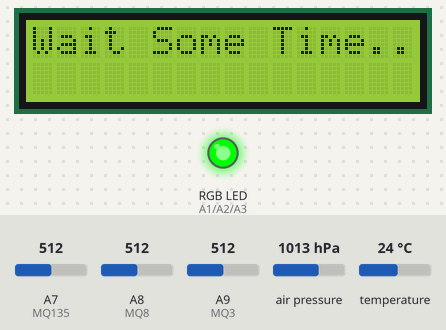
Bench run of a sketch on a simulated Arduino Mega 2560, built with avr-gcc and run on an emulated ATmega2560. On the bench: 16×2 character LCD, an RGB LED mixed from three pins (HIGH = lit). Inputs (shaded band) come from the test bench; at power-on: air pressure 1013 hPa, temperature 24 °C, A7 (MQ135) = 512, A8 (MQ8) = 512, A9 (MQ3) = 512. The modem accepts every AT command (registered, SIM ready, sends succeed) and sends nothing else; what the sketch prints to the serial monitor is not drawn.

Above: at 13.1 s.
At 21.8 s:
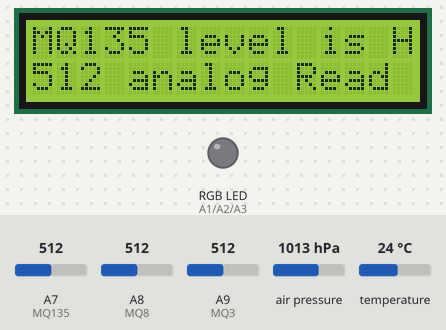
21.9 s: air pressure set to 952 hPa
At 23.3 s:
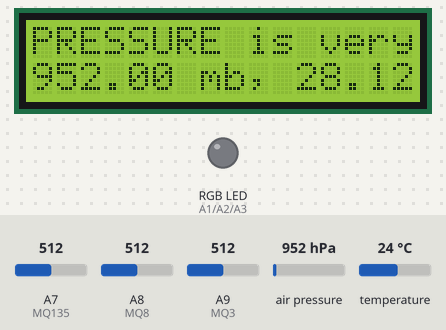
25.5 s: temperature set to 20.4 °C
36.4 s: temperature set to 19.2 °C
At 39.6 s:
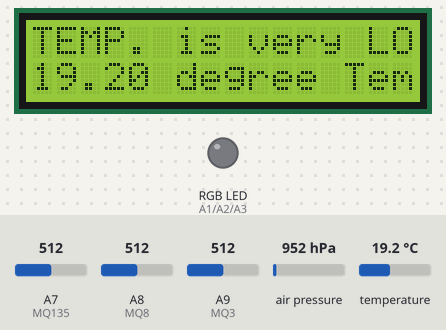
42.2 s: air pressure set to 1000 hPa
At 47.2 s:
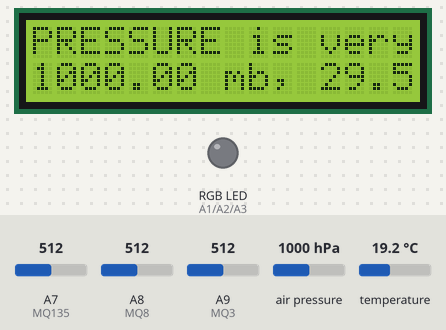
49.1 s: temperature set to 41 °C
54.4 s: air pressure set to 975 hPa
At 55.8 s:
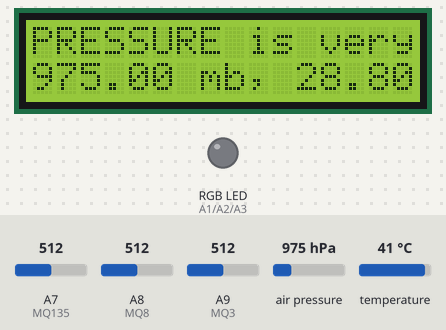
Timing chart, 0 to 71.2 s (numbered marks = the images above; inputs shaded):
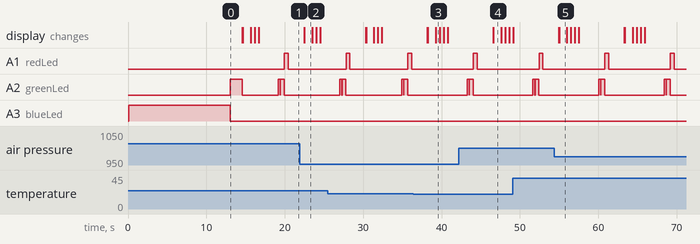

Measured:
- the behaviour switches between 20 and 19.9 °C on temperature (found by bisection; images 2 and 3)
- after the input at 21.9 s, the display: first differs from a run without the input after 0.60 s (image 2)
- after the input at 36.4 s, the display: first differs from a run without the input after 2.8 s (image 3)
- after the input at 42.2 s, the display: first differs from a run without the input after 4.4 s (image 4)
- after the input at 54.4 s, the display: first differs from a run without the input after 0.59 s (image 5)
- by itself, A1 (redLed): alternates HIGH for 0.50 s and LOW for 7.9 s
- what the display in image 2 shows lasts 1.0 s, from 22.5 s to 23.5 s

The sketch:

pressure_mq3_mq8_temp.ino
```cpp
// (licence header left out)
// Your sketch must #include this library, and the Wire library.
// (Wire is a standard library included with Arduino.):

#include <SFE_BMP180.h>
#include <Wire.h>
#include <LiquidCrystal.h>        //Load Liquid Crystal Library
#include <SoftwareSerial.h>       //wifi is communicating througth serialPorts

#define  uchar unsigned char      //To reduce programming time only
#define uint  unsigned int
#define DEBUG FALSE               //comment out to remove debug msgs

//*-- Hardware Serial
#define _baudrate 115200           //mey differ for your wifi Module____mine is esp8266

//*-- Software Serial
#define _rxpin      50
#define _txpin      51

//Maximum length of the array
#define MAX_LEN 16


//*-- IoT Information
#define SSID "cube"              //SSID of your router/network
#define PASS "xyz54321"             //PASSWORD to connectwith it.
#define DEST_HOST "www.storywith.in"            //IP address or URL of website/server You wants to connect
#define DEST_IP "50.31.138.216"

SoftwareSerial wifi( _rxpin, _txpin ); // RX, TX
uchar serNumA[5];

uchar fifobytes;
uchar fifoValue;


// You will need to create an SFE_BMP180 object, here called "pressure":

SFE_BMP180 pressure;

#define ALTITUDE 1655.0 // Altitude of SparkFun's HQ in Boulder, CO. in meters

int MQ3 = A9;
int MQ8 = A8;
int MQ135 = A7;
int MQ3Value = 0;
int MQ8Value = 0;
int MQ135Value = 0;

//For RGB Leds
const int redLed = A1;
const int greenLed = A2;
const int blueLed = A3;


String GET = "GET /industry/industryInsert.php";     //FilePath to which you wants to send data through GET REQUEST

//LCD + Ultra
LiquidCrystal LCD(8, 9, 4, 5, 6, 7); //Create Liquid Crystal Object called LCD


void setup()
{
  pinMode(redLed, OUTPUT);
  pinMode(greenLed, OUTPUT);
  pinMode(blueLed, OUTPUT);


  Serial.println("REBOOT");

  // Initialize the sensor (it is important to get calibration values stored on the device).

  if (pressure.begin())
    Serial.println("BMP180 init success");
  else
  {
    // Oops, something went wrong, this is usually a connection problem,
    // see the comments at the top of this sketch for the proper connections.

    Serial.println("BMP180 init fail\n\n");
    while (1); // Pause forever.
  }

  LCD.begin(16, 2); //Tell Arduino to start your 16 column 2 row LCD
  LCD.setCursor(0, 0); //Set LCD cursor to upper left corner, column 0, row 0
  LCD.print("Wait Some Time...");  //Print Message on First Row

  Serial.begin( _baudrate );       // comment means debugging through SerialMonitor is off.
  wifi.begin( _baudrate );            //Start wifi


  //Start Connection with the wifi
AT:
  analogWrite(blueLed, 255);             //MAKE Blue led glow to indicate power suply.
  sendWifi("AT\r\n");
  delay(5000);                                //5 Sec. Delay
  if (wifi.find("OK"))
  {
    Serial.println("RECEIVED: OK\nData ready to sent!");
    Serial.println("Wiring of wifi is OK.");

    connectWiFi();

  }
  else
  {
    blinkLed(redLed, 2000);               //2 Sec. Delay
    //goto AT;
  }
  LCD.setCursor(0, 0);
  LCD.print("                ");
  LCD.setCursor(0,0);
  LCD.print("Industrial Monitoring ON");
}

void loop()
{
  char status;
  double T, P, p0, a;
  LCD.setCursor(0, 0);
  LCD.print("                ");
  LCD.setCursor(0,0);
  LCD.print("Industrial Monitoring ON");
  LCD.setCursor(0, 1);
  LCD.print("                ");

  // Loop here getting pressure readings every 10 seconds.

  // If you want sea-level-compensated pressure, as used in weather reports,
  // you will need to know the altitude at which your measurements are taken.
  // We're using a constant called ALTITUDE in this sketch:

  Serial.println();
  Serial.print("provided altitude: ");
  Serial.print(ALTITUDE, 0);
  Serial.print(" meters, ");
  Serial.print(ALTITUDE * 3.28084, 0);
  Serial.println(" feet");

  // If you want to measure altitude, and not pressure, you will instead need
  // to provide a known baseline pressure. This is shown at the end of the sketch.

  // You must first get a temperature measurement to perform a pressure reading.

  // Start a temperature measurement:
  // If request is successful, the number of ms to wait is returned.
  // If request is unsuccessful, 0 is returned.

  status = pressure.startTemperature();
  if (status != 0)
  {
    // Wait for the measurement to complete:
    delay(status);

    // Retrieve the completed temperature measurement:
    // Note that the measurement is stored in the variable T.
    // Function returns 1 if successful, 0 if failure.

    status = pressure.getTemperature(T);
    if (status != 0)
    {
      // Print out the measurement:
      Serial.print("temperature: ");
      Serial.print(T, 2);
      Serial.print(" deg C, ");
      Serial.print((9.0 / 5.0)*T + 32.0, 2);
      Serial.println(" deg F");

      // Start a pressure measurement:
      // The parameter is the oversampling setting, from 0 to 3 (highest res, longest wait).
      // If request is successful, the number of ms to wait is returned.
      // If request is unsuccessful, 0 is returned.

      status = pressure.startPressure(3);
      if (status != 0)
      {
        // Wait for the measurement to complete:
        delay(status);

        // Retrieve the completed pressure measurement:
        // Note that the measurement is stored in the variable P.
        // Note also that the function requires the previous temperature measurement (T).
        // (If temperature is stable, you can do one temperature measurement for a number of pressure measurements.)
        // Function returns 1 if successful, 0 if failure.

        status = pressure.getPressure(P, T);
        if (status != 0)
        {
          // Print out the measurement:
          Serial.print("absolute pressure: ");
          Serial.print(P, 2);
          Serial.print(" mb, ");
          Serial.print(P * 0.0295333727, 2);
          Serial.println(" inHg");
          /**LCD.setCursor(0,1);
          LCD.print("                ");
          LCD.setCursor(0,1);
          LCD.print(P, 2);
          LCD.print(" mb, ");
          LCD.print(P * 0.0295333727, 2);
          LCD.println(" inHg");
          */
          if (P > 345) {
            LCD.setCursor(0, 0);
            LCD.print("                ");
            LCD.setCursor(0,0);
            LCD.print("PRESSURE is very HIGH");
            LCD.setCursor(0, 1);
            LCD.print("                ");
            LCD.setCursor(0,1);
            LCD.print(P, 2);
            LCD.print(" mb, ");
            LCD.print(P * 0.0295333727, 2);
            LCD.print("  inHg");
            delay(500);
          }
          else if (P < 45) {
            LCD.setCursor(0, 0);
            LCD.print("                ");
            LCD.setCursor(0,0);
            LCD.print("PRESSURE is very LOW");
            LCD.setCursor(0, 1);
            LCD.print("                ");
            LCD.setCursor(0,1);
            LCD.print(P, 2);
            LCD.print(" mb, ");
            LCD.print(P * 0.0295333727, 2);
            LCD.print("  inHg");
            delay(500);
          }

          // The pressure sensor returns abolute pressure, which varies with altitude.
          // To remove the effects of altitude, use the sealevel function and your current altitude.
          // This number is commonly used in weather reports.
          // Parameters: P = absolute pressure in mb, ALTITUDE = current altitude in m.
          // Result: p0 = sea-level compensated pressure in mb

          p0 = pressure.sealevel(P, ALTITUDE); // we're at 1655 meters (Boulder, CO)
          Serial.print("relative (sea-level) pressure: ");
          Serial.print(p0, 2);
          Serial.print(" mb, ");
          Serial.print(p0 * 0.0295333727, 2);
          Serial.println(" inHg");

          // On the other hand, if you want to determine your altitude from the pressure reading,
          // use the altitude function along with a baseline pressure (sea-level or other).
          // Parameters: P = absolute pressure in mb, p0 = baseline pressure in mb.
          // Result: a = altitude in m.

          a = pressure.altitude(P, p0);
          Serial.print("computed altitude: ");
          Serial.print(a, 0);
          Serial.print(" meters, ");
          Serial.print(a * 3.28084, 0);
          Serial.println(" feet");
        }
        else Serial.println("error retrieving pressure measurement\n");
      }
      else Serial.println("error starting pressure measurement\n");
    }
    else Serial.println("error retrieving temperature measurement\n");
  }
  else Serial.println("error starting temperature measurement\n");

  delay(500);  // Pause for 0.5 seconds.
  MQ3Value = analogRead(MQ3);
  Serial.println(MQ3Value);
  MQ8Value = analogRead(MQ8);
  Serial.println(MQ8Value);
  MQ135Value = analogRead(MQ135);
  Serial.println(MQ135Value);
  /**LCD.setCursor(0, 0);
  LCD.print("                ");
  LCD.setCursor(0, 0);
  LCD.print(T, 2);
  LCD.print(" ");
  LCD.print(MQ3Value);
  LCD.print(" ");
  LCD.print(MQ8Value);
  LCD.print(" ");
  LCD.print(MQ135Value);
  */
  if (T > 40) {
    LCD.setCursor(0, 0);
    LCD.print("                ");
    LCD.setCursor(0,0);
    LCD.print("TEMP. is very HIGH");
    LCD.setCursor(0, 1);
    LCD.print("                ");
    LCD.setCursor(0,1);
    LCD.print(T, 2);
    LCD.print(" degree Temp ");
    delay(500);
  }
  else if (T < 20) {
    LCD.setCursor(0, 0);
    LCD.print("                ");
    LCD.setCursor(0,0);
    LCD.print("TEMP. is very LOW");
    LCD.setCursor(0, 1);
    LCD.print("                ");
    LCD.setCursor(0,1);
    LCD.print(T, 2);
    LCD.print(" degree Temp ");
    delay(500);
  }

  if (MQ3Value > 200) {
    LCD.setCursor(0, 0);
    LCD.print("                ");
    LCD.setCursor(0,0);
    LCD.print("MQ3 level is HIGH");
    LCD.setCursor(0, 1);
    LCD.print("                ");
    LCD.setCursor(0,1);
    LCD.print(MQ3Value);
    LCD.print(" analog Read ");
    delay(500);
  }
  else if (MQ3Value < 40) {
    LCD.setCursor(0, 0);
    LCD.print("                ");
    LCD.setCursor(0,0);
    LCD.print("MQ3 level is LOW");
    LCD.setCursor(0, 1);
    LCD.print("                ");
    LCD.setCursor(0,1);
    LCD.print(MQ3Value);
    LCD.print(" analog Read ");
    delay(500);
  }

  if (MQ8Value > 200) {
    LCD.setCursor(0, 0);
    LCD.print("                ");
    LCD.setCursor(0,0);
    LCD.print("MQ8 level is HIGH");
    LCD.setCursor(0, 1);
    LCD.print("                ");
    LCD.setCursor(0,1);
    LCD.print(MQ8Value);
    LCD.print(" analog Read ");
    delay(500);
  }
  else if (MQ8Value < 40) {
    LCD.setCursor(0, 0);
    LCD.print("                ");
    LCD.setCursor(0,0);
    LCD.print("MQ8 level is LOW");
    LCD.setCursor(0, 1);
    LCD.print("                ");
    LCD.setCursor(0,1);
    LCD.print(MQ8Value);
    LCD.print(" analog Read ");
    delay(500);
  }

  if (MQ135Value > 200) {
    LCD.setCursor(0, 0);
    LCD.print("                ");
    LCD.setCursor(0,0);
    LCD.print("MQ135 level is HIGH");
    LCD.setCursor(0, 1);
    LCD.print("                ");
    LCD.setCursor(0,1);
    LCD.print(MQ135Value);
    LCD.print(" analog Read ");
    delay(500);
  }
  else if (MQ135Value < 40) {
    LCD.setCursor(0, 0);
    LCD.print("                ");
    LCD.setCursor(0,0);
    LCD.print("MQ135 level is LOW");
    LCD.setCursor(0, 1);
    LCD.print("                ");
    LCD.setCursor(0,1);
    LCD.print(MQ135Value);
    LCD.print(" analog Read ");
    delay(500);
  }


  updateDatabase(MQ3Value, MQ8Value, MQ135Value, P, P * 0.0295333727, T);


}


//Function to BLINK the LED
void blinkLed(int ledPin , int delayTime)
{
  analogWrite(redLed, 0);
  analogWrite(greenLed, 0);
  analogWrite(blueLed, 0);

  analogWrite(ledPin, 255);
  delay(delayTime);
  analogWrite(ledPin, 0);

}

//Function to Send AT commands to wifi
void sendWifi(String cmd)
{
  Serial.print("SEND: ");
  Serial.println(cmd);
  wifi.println(cmd);
}


//Function to connect to the network --> One TIME Progarmm
boolean connectWiFi()
{
  wifi.println("AT+CWMODE=1");          //WiFi STA mode - if '3' it is both client and AP
  delay(2000);                                            //2 Seconds Waiting
  //Connect to Router with AT+CWJAP="SSID","Password";
  // Check if connected with AT+CWJAP?
  String cmd = "AT+CWJAP=\"";           // Join accespoint
  cmd += SSID;
  cmd += "\",\"";
  cmd += PASS;
  cmd += "\"";
CWJAP:
  sendWifi(cmd);
  delay(5000);                                             //5 Seconds Waiting

  if (wifi.find("OK"))
  {
    Serial.println("RECIEVED: OK");
    goto CIPMUX;                                        //connection Established Go MAke SINGLE CONNECTION
    //return true;
  }
  else if (wifi.find("Error"))
  {
    Serial.println("RECEIVED: Error");
    blinkLed(redLed, 500);                            //1.5 Sec. delay(total).
    blinkLed(redLed, 500);
    blinkLed(redLed, 500);
    //goto CWJAP;                                                //Found Error
    //return true;
  }
  else
  {
    Serial.println("returned value is untrackable");
    //goto CWJAP;
    blinkLed(blueLed, 500);                         //COULD NOT TRACK wifi's Replay
    //Ignoring replay and assuming connection Established   //1 Sec. Delay
    //return false;
  }
CIPMUX:
  cmd = "AT+CIPMUX=0";// Set Single connection
  sendWifi( cmd );
  if ( wifi.find( "Error") )
  {
    Serial.print( "RECEIVED: Error" );                //single connection failed.
    blinkLed(redLed, 500);                            //1 Sec. delay(total).
    blinkLed(redLed, 500);
    //goto CIPMUX;
    //return false;
  }
  //**********else if( wifi.find("OK"))
  blinkLed(greenLed, 500);                            //1.5 Sec. delay(total).
  blinkLed(greenLed, 500);
  blinkLed(greenLed, 500);                            //Indicating ready for reading RFID cards
}

// SEND GET REQUEST(QUERY) to Perticulor URL
void updateDatabase( int MQ3Value, int MQ8Value, int MQ135Value, double p1 , double p2 , double temp )
{
  // ESP8266 Client
  //AT+CIPSTART="TCP","server",80;            //Single TCP connection
  String cmd = "AT+CIPSTART=\"TCP\",\"";      // Setup TCP connection
  cmd += DEST_IP;
  cmd += "\",80";
  sendWifi(cmd);
  delay(2000);                                //2 Sec. Delay
  if ( wifi.find( "OK" ) )
  {
    Serial.print( "RECEIVED: OK" );
    blinkLed(greenLed, 250);               //0.25 Sec. Delay
    //connected to the SERVER
    //return;
  }
  else if ( wifi.find( "Error" ) )
  {
    Serial.print( "RECEIVED: Error\nExit1" );
    blinkLed(redLed, 250);                  //0.25 Sec. Delay

    //Please place the card again.
    return;
  }
  else
  {
    Serial.print( "Data Could Not be Retrieved" );
    blinkLed(blueLed, 250);               //0.25 Sec. Delay
    //return;
  }

  //  AT+CIPSEND=length
  //  >GET /databaseInsert.php?&field1=value1
  cmd = GET + "?mq3=" + MQ3Value + "&mq8=" + MQ8Value + "&mq135=" + MQ135Value + "&p1=" + p1 + "&p2=" + p2 + "&temp=" + temp + "&location=Ahmedabad" + " HTTP/1.1\r\nHOST: " + DEST_HOST + ":80\r\n\r\n";
  wifi.print( "AT+CIPSEND=" );
  wifi.println( cmd.length() );
  Serial.print( "AT+CIPSEND=" );
  Serial.println( cmd.length() );
  //Serial.print(wifi.read());
  //if (wifi.find( ">" ) )
  {
    Serial.print(">");
    Serial.print(cmd);
    wifi.print(cmd);

    if ( wifi.find("OK") )
    {
      Serial.println( "RECEIVED: OK" );
    }
    else if ( wifi.find("Error") )
    {
      Serial.println( "RECEIVED: Error\nExit2" );
    }
    else
    {
      Serial.print( "Data Could Not be Retrieved" );
    }
    blinkLed(greenLed, 500);               //0.5 Sec. Delay
    //Attandance Taken
  }
  //else
  {
    sendWifi( "AT+CIPCLOSE" );              //close TCP connection
    blinkLed(redLed, 500);                  //0.5 Sec. Delay
    //Attandance NOT Taken

    delay(1000);
    if ( wifi.find("OK") )
    {
      Serial.println( "RECEIVED: OK" );
    }
    else
    {
      Serial.println( "RECEIVED: Error\nExit2" );
    }
  }
  delay(1000);
}
```
